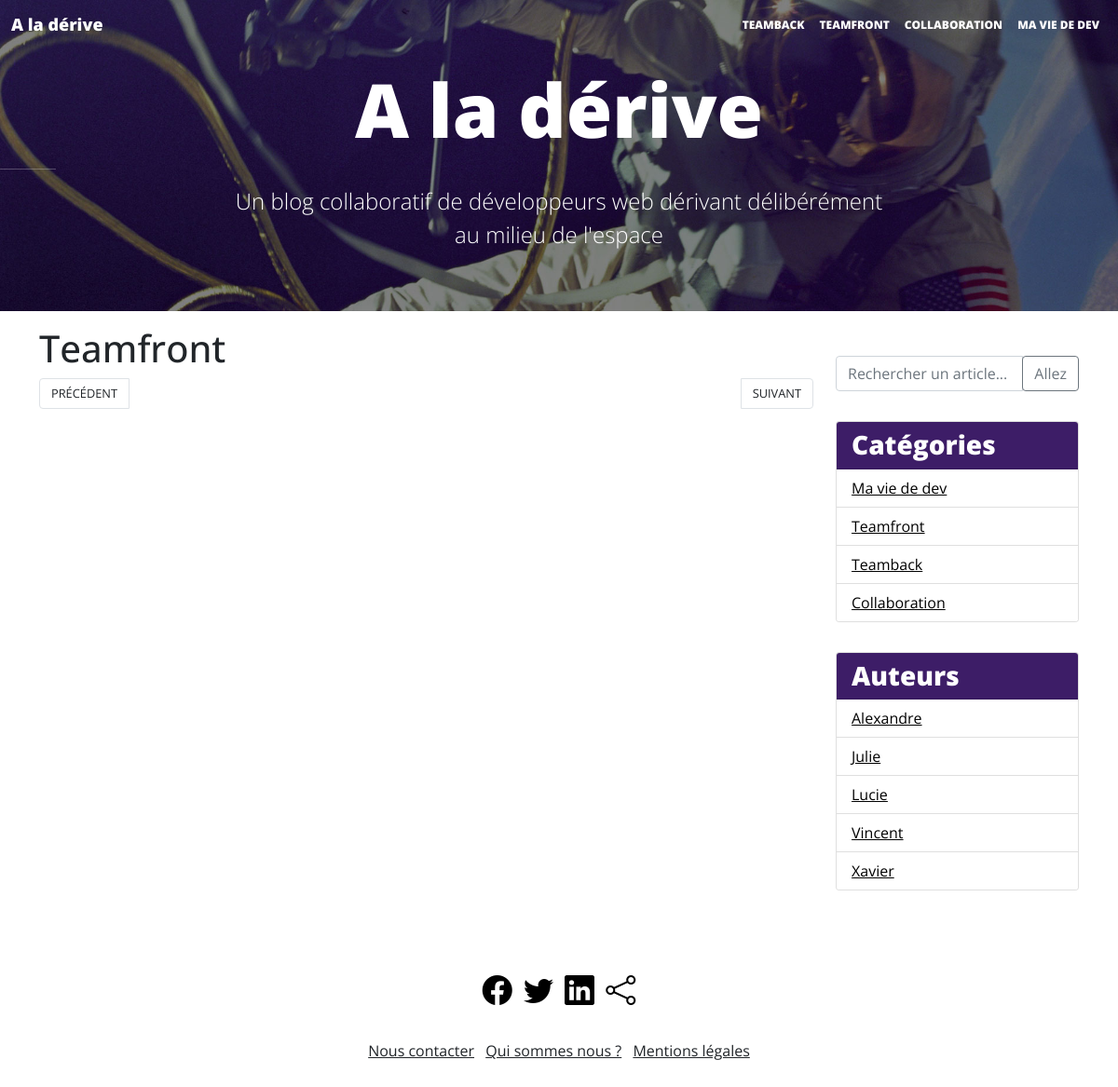
/php/index.php?page=category&id=2, run on the app's committed database.
### tables this page shows
CREATE TABLE `category` (
  `id` int(10) UNSIGNED NOT NULL,
  `name` varchar(32) NOT NULL,
  `position` int(10) UNSIGNED NOT NULL DEFAULT '0'
);

CREATE TABLE `author` (
  `id` int(10) UNSIGNED NOT NULL,
  `name` varchar(64) NOT NULL,
  `image` varchar(255) DEFAULT NULL,
  `email` varchar(255) DEFAULT NULL
);

### php/index.php (called while the page is built, shortened)
<?php
require __DIR__ . '/inc/classes/Category.php';
require __DIR__ . '/inc/classes/Author.php';
require __DIR__ . '/inc/data_from_db.php';
$pageToDisplay = 'home';
if (isset($_GET['page']) && $_GET['page'] !== '') {
    $pageToDisplay = $_GET['page'];
}
if ($pageToDisplay === 'home') {
    $articlesList = $dataArticlesList;
} else if ($pageToDisplay === 'category') {
    $idCategory = filter_input(INPUT_GET, 'id', FILTER_VALIDATE_INT);
    $categoryData = $dataCategoriesList[$idCategory];
}
require __DIR__ . '/inc/templates/header.tpl.php';
require __DIR__ . '/inc/templates/' . $pageToDisplay . '.tpl.php';
require __DIR__ . '/inc/templates/footer.tpl.php';

### php/inc/data_from_db.php (called while the page is built, shortened)
<?php
$dsn = 'mysql:dbname=oblog;host=localhost;charset=UTF8' ;
$user = 'oblog' ;
$password = 'oblog' ;
try {
    $pdoDBConnexion = new PDO($dsn, $user, $password, [
        PDO::ATTR_ERRMODE => PDO::ERRMODE_WARNING
    ]);
} catch (PDOException $exception) {
    exit("Site temporairement non disponible");
}
$dataCategoriesList = [];
$sql = "SELECT * FROM category" ;
$pdoStatement = $pdoDBConnexion->query($sql);
while ($row = $pdoStatement->fetch(PDO::FETCH_ASSOC)) {
    $idCategory = $row["id"];
    $nameCategory = $row["name"];
    $dataCategoriesList[$idCategory] = new Category($nameCategory);
}
$dataAuthorsList = [];
$sql = "SELECT * FROM author ORDER BY name" ;
$pdoStatement = $pdoDBConnexion->query($sql);
while ($row = $pdoStatement->fetch(PDO::FETCH_ASSOC)) {
    $idAuthor = $row["id"];
    $nameAuthor = $row["name"];
    $dataAuthorsList[$idAuthor] = new Author($nameAuthor);
}

### php/inc/classes/Category.php (called while the page is built, shortened)
<?php
class Category
{
    public function __construct($name = "")
    {
        $this->name = $name;
    }
}

### php/inc/classes/Author.php (called while the page is built, shortened)
<?php
class Author
{
    public function __construct($name = "")
    {
        $this->name = $name;
    }
}

### php/inc/templates/nav-right.tpl.php (the view)
<aside class="col-lg-3">
    <div class="input-group mb-3">
        <input type="text" class="form-control" placeholder="Rechercher un article..." aria-label="Rechercher un article..." aria-describedby="basic-addon2">
        <div class="input-group-append">
            <button class="btn btn-outline-secondary" type="button">Allez</button>
        </div>
    </div>
    <div class="card">
        <h3 class="card-header">Catégories</h3>
        <ul class="list-group list-group-flush">
            <?php foreach($dataCategoriesList as $indexCategory => $category): ?>
            <li class="list-group-item">
                <a href="index.php?page=category&id=<?php echo $indexCategory ; ?>">
                    <?php echo $category->name ; ?>
                </a>
            </li>
            <?php endforeach; ?>
        </ul>
    </div>
    <div class="card">
        <h3 class="card-header">Auteurs</h3>
        <ul class="list-group list-group-flush">
            <?php foreach ($dataAuthorsList as $indexAuthor => $author) : ?>
            <li class="list-group-item"><a href="index.php?page=author&id=<?php echo $indexAuthor ; ?>"><?php echo $author->name ; ?></a></li>
            <?php endforeach; ?>
        </ul>
    </div>
</aside>

### php/inc/templates/category.tpl.php (shortened to what this page needs)
<div class="container">
    <div class="row">
        <main class="col-lg-9">
            <h1><?php echo $categoryData->name; ?></h1>
            <nav aria-label="Page navigation example">
                <ul class="pagination justify-content-between">
                    <li class="page-item"><a class="page-link" href="#"><i class="fa fa-arrow-left"></i> Précédent</a></li>
                    <li class="page-item"><a class="page-link" href="#">Suivant <i class="fa fa-arrow-right"></i></a></li>
                </ul>
            </nav>
        </main>
      <?php require 'nav-right.tpl.php'; ?>
    </div>

### php/css/blog.css (style rules this page uses)
body { font-family: 'Open Sans', sans-serif; }
.page-link { text-transform: uppercase; color: inherit; font-size: 0.8em; }
aside { display: none; padding: 2em 0; }
@media (min-width:992px) { .card-header { background: #3d1d67; color: white; font-weight: 800; } }
@media (min-width:992px) { .card a { color: black; } }
@media (min-width:992px) { .card { margin: 2em 0; } }
@media (min-width:992px) { aside { display: block; } }

### data on the page
category: name "Teamfront"
category: name "Ma vie de dev"
category: name "Teamback"
category: name "Collaboration"
author: name "Alexandre"
author: name "Julie"
author: name "Lucie"
author: name "Vincent"
author: name "Xavier"
